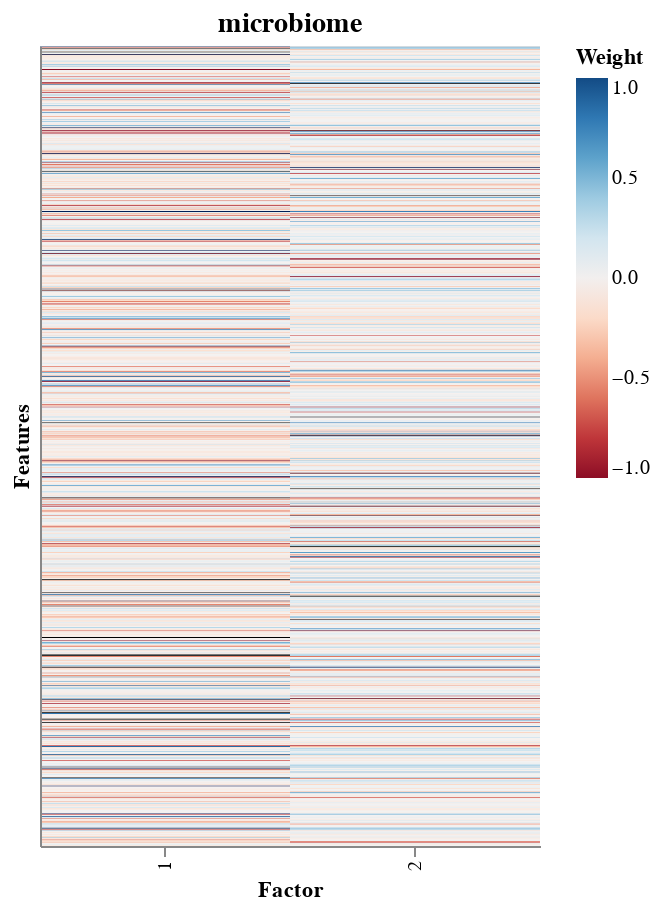

This figure's notebook cell:
### Code cell
plot_all_weights(model)

### Figure 1 — Vega specification as saved in the notebook (floating-point values rounded to 4 significant figures; data arrays with more than 128 entries replaced by an {"elided": "..."} marker saying what was removed)
{"$schema": "https://vega.github.io/schema/vega/v5.json", "data": [{"name": "source_0", "values": {"elided": "1938 records"}}, {"name": "source_0_concat_0_x_domain_Factor", "values": [{"Factor": 1}, {"Factor": 2}]}, {"name": "source_0_concat_0_y_domain_Feature", "values": {"elided": "969 records"}}], "signals": [{"name": "childWidth", "value": 250}], "marks": [{"type": "group", "name": "concat_0_group", "encode": {"update": {"width": {"signal": "childWidth"}, "height": {"signal": "height"}}}, "marks": [{"type": "rect", "name": "concat_0_marks", "from": {"data": "source_0"}, "encode": {"update": {"y": {"field": "Feature", "scale": "concat_0_y"}, "width": {"signal": "max(0.25, bandwidth('concat_0_x'))"}, "fill": {"field": "Weight", "scale": "color"}, "x": {"field": "Factor", "scale": "concat_0_x"}, "height": {"signal": "max(0.25, bandwidth('concat_0_y'))"}, "tooltip": {"signal": "{\"Feature\": format(datum[\"Feature\"], \"\"), \"Factor\": format(datum[\"Factor\"], \"\"), \"Weight\": format(datum[\"Weight\"], \"\")}"}}}, "style": ["rect"]}], "axes": [{"scale": "concat_0_x", "zindex": 1, "title": "Factor", "orient": "bottom", "grid": false, "labelAngle": 270, "labelBaseline": "middle", "labelAlign": "right"}, {"scale": "concat_0_y", "grid": false, "ticks": false, "orient": "left", "zindex": 1, "labels": false, "title": "Features"}], "title": {"text": "microbiome", "frame": "group"}, "style": "cell"}], "scales": [{"name": "color", "type": "linear", "domain": [-1, 1], "range": {"scheme": "redblue"}, "zero": true, "interpolate": "hcl"}, {"name": "concat_0_x", "type": "band", "domain": {"data": "source_0_concat_0_x_domain_Factor", "field": "Factor", "sort": true}, "range": [0, {"signal": "childWidth"}], "paddingOuter": 0, "paddingInner": 0}, {"name": "concat_0_y", "type": "band", "domain": {"data": "source_0_concat_0_y_domain_Feature", "field": "Feature", "sort": true}, "range": [0, {"signal": "height"}], "paddingOuter": 0, "paddingInner": 0}], "layout": {"padding": 5, "bounds": "full", "align": "each"}, "height": 400, "padding": 5, "background": "white", "config": {"style": {"cell": {"strokeWidth": 0}, "group-title": {"fontSize": 14}}}, "legends": [{"fill": "color", "gradientLength": {"signal": "clamp(height, 64, 200)"}, "title": "Weight"}]}
